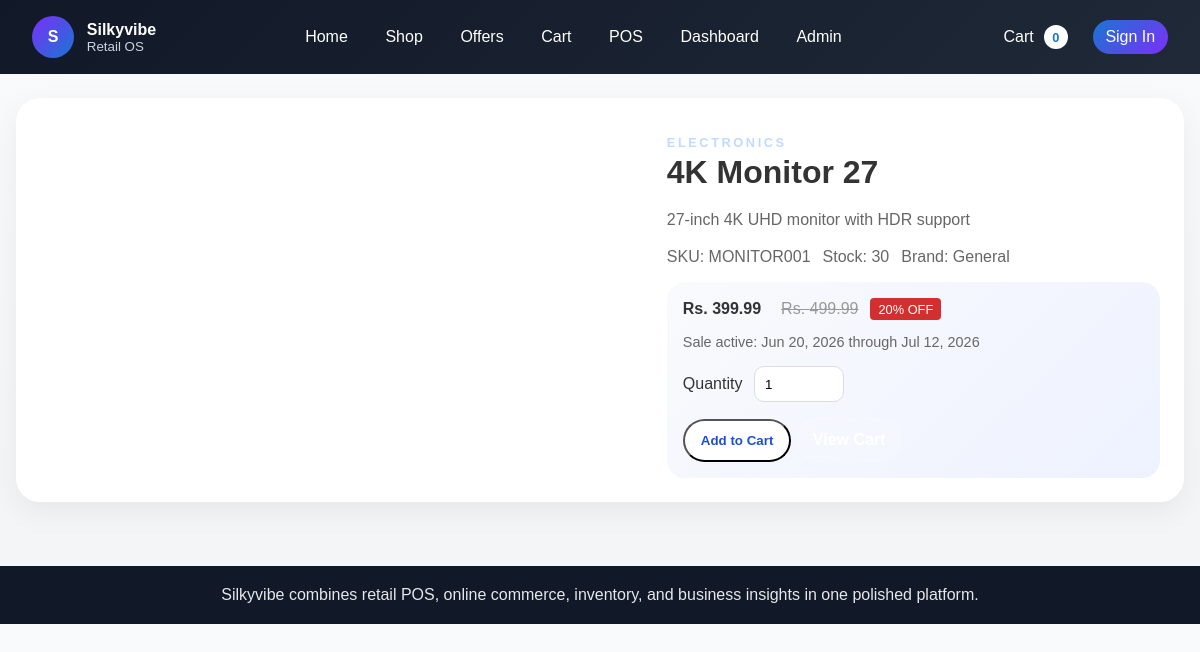
Page /pages/products/8/ on the earlier database version.
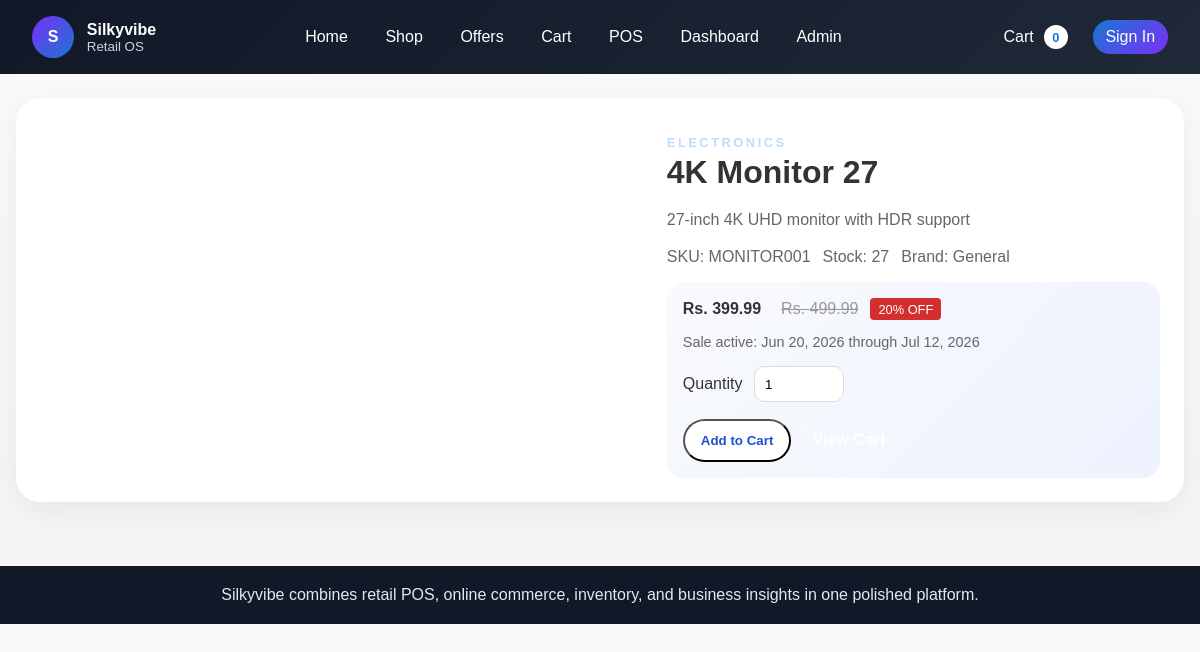
Same page on the later database version.
### inventory/models.py (models this page shows, shortened)
class Product(models.Model):
    sku = models.CharField(max_length=50, unique=True)
    barcode = models.CharField(max_length=100, unique=True, null=True, blank=True)
    name = models.CharField(max_length=255)
    description = models.TextField(blank=True)
    category = models.ForeignKey(Category, on_delete=models.PROTECT, related_name="products")
    brand = models.ForeignKey(Brand, null=True, blank=True, on_delete=models.SET_NULL, related_name="products")
    size = models.ForeignKey(ProductSize, null=True, blank=True, on_delete=models.SET_NULL, related_name="products")
    color = models.ForeignKey(ProductColor, null=True, blank=True, on_delete=models.SET_NULL, related_name="products")
    image = models.ImageField(upload_to="products/", blank=True, null=True)
    stock_quantity = models.IntegerField(default=0)
    reserved_quantity = models.PositiveIntegerField(default=0)
    damaged_quantity = models.PositiveIntegerField(default=0)
    returned_quantity = models.PositiveIntegerField(default=0)
    min_stock_level = models.PositiveIntegerField(default=5)
    cost_price = models.DecimalField(max_digits=10, decimal_places=2, default=0)
    price = models.DecimalField(max_digits=10, decimal_places=2)
    discount_price = models.DecimalField(max_digits=10, decimal_places=2, null=True, blank=True)
    is_on_sale = models.BooleanField(default=False)
    sale_start_date = models.DateTimeField(null=True, blank=True)
    sale_end_date = models.DateTimeField(null=True, blank=True)
    created_at = models.DateTimeField(auto_now_add=True)
    updated_at = models.DateTimeField(auto_now=True)
    class Meta:
        ordering = ["name"]
        indexes = [
            models.Index(fields=["sku"]),
            models.Index(fields=["is_on_sale", "sale_start_date", "sale_end_date"]),
        ]
    @property
    def final_price(self):
        now = timezone.now()
        if self.is_on_sale and self.discount_price is not None and self.sale_start_date and self.sale_end_date:
            if self.sale_start_date <= now <= self.sale_end_date:
                return self.discount_price
        return self.price
    @property
    def sale_percentage(self):
        if self.final_price < self.price and self.price > 0:
            return int(((self.price - self.final_price) / self.price) * 100)
        return 0

class Category(models.Model):
    name = models.CharField(max_length=255, unique=True)
    slug = models.SlugField(max_length=255, unique=True)
    class Meta:
        verbose_name_plural = "categories"

### inventory/views.py (the view)
# urls.py: path("products/<int:pk>/", ProductDetailPageView.as_view(), name="product-detail-page"),
class ProductDetailPageView(DetailView):
    model = Product
    template_name = "product_detail.html"
    context_object_name = "product"

### templates/product_detail.html (shortened to what this page needs)
{% extends "base.html" %}
{% block content %}
    <div class="product-detail-card">
        <div class="product-detail-image">
        </div>
        <div class="product-detail-info">
            <p class="eyebrow">{{ product.category.name }}</p>
            <h1>{{ product.name }}</h1>
            <p class="product-description">{{ product.description|default:"Premium product with reliable quality and fast availability." }}</p>
            <div class="detail-meta-row">
                <span>SKU: {{ product.sku }}</span>
                <span>Stock: {{ product.stock_quantity }}</span>
                <span>Brand: {{ product.brand.name|default:"General" }}</span>
            </div>
            <div class="pricing-box">
                <div class="price-row">
                    <span class="price">Rs. {{ product.final_price }}</span>
                    {% if product.sale_percentage %}
                        <span class="original-price">Rs. {{ product.price }}</span>
                        <span class="badge">{{ product.sale_percentage }}% OFF</span>
                    {% endif %}
                </div>
                <p class="small-meta">Sale active: {{ product.sale_start_date|date:"M d, Y" }} through {{ product.sale_end_date|date:"M d, Y" }}</p>
                <div class="quantity-row">
                    <label for="product_qty">Quantity</label>
                    <input id="product_qty" type="number" min="1" value="1" />
                </div>
                <button class="add-to-cart-btn btn btn-primary"
                    data-product-id="{{ product.id }}"
                    data-sku="{{ product.sku }}"
                    data-name="{{ product.name }}"
                    data-price="{{ product.final_price }}"
                >Add to Cart</button>
                <a class="btn btn-secondary" href="{% url 'cart-page' %}">View Cart</a>
            </div>
        </div>
    </div>
{% endblock %}

Differences in the rows shown:
changed Product "4K Monitor 27": stock_quantity "30" → "27"
